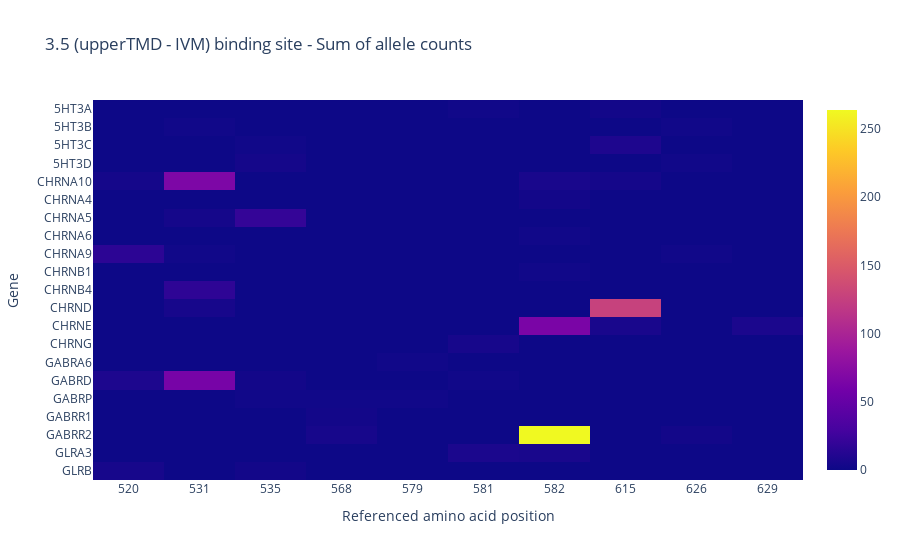

The code cell stored with this chart in its notebook:
### Code cell
fig = go.Figure(data=go.Heatmap(
    z = data,
    x=[str(int(aa)) for aa in aacids],
    y=genes,
    hoverongaps=False
))
fig.update_layout(
    title=f"{bs_interest[1]} binding site - Sum of allele counts",
    xaxis_title = "Referenced amino acid position",
    yaxis_title = "Gene"
)
fig.show()

### Figure 1 — Plotly figure (JSON) as saved in the notebook; plotly's stock layout.template omitted (floating-point values rounded to 4 significant figures; data arrays with more than 128 entries replaced by an {"elided": "..."} marker saying what was removed)
{"data": [{"hoverongaps": false, "type": "heatmap", "x": ["520", "531", "535", "568", "579", "581", "582", "615", "626", "629"], "y": ["GLRB", "GLRB", "GLRA3", "GLRA3", "GABRR2", "GABRR2", "GABRR2", "GABRR1", "GABRP", "GABRP", "GABRP", "GABRD", "GABRD", "GABRD", "GABRD", "GABRD", "GABRA6", "CHRNG", "CHRNE", "CHRNE", "CHRNE", "CHRNE", "CHRND", "CHRND", "CHRNB4", "CHRNB1", "CHRNA9", "CHRNA9", "CHRNA9", "CHRNA6", "CHRNA5", "CHRNA5", "CHRNA5", "CHRNA4", "CHRNA10", "CHRNA10", "CHRNA10", "CHRNA10", "CHRNA10", "5HT3D", "5HT3D", "5HT3C", "5HT3C", "5HT3C", "5HT3B", "5HT3B", "5HT3A", "5HT3A"], "z": {"elided": "48x10 int values"}}], "layout": {"title": {"text": "3.5 (upperTMD - IVM) binding site - Sum of allele counts"}, "xaxis": {"title": {"text": "Referenced amino acid position"}}, "yaxis": {"title": {"text": "Gene"}}}}
